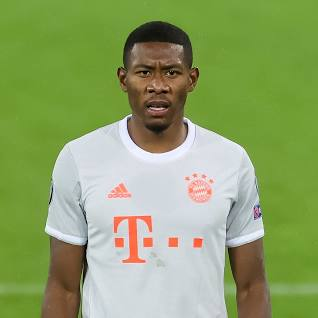
#> input picture photos/alaba/alaba1.jpeg, 318 x 318 px, found by its file name; its folder holds only this picture in this run
$ python faces_train.py
#> lines starting #> are read from the running program, lines starting #| are printed output that depends on the picture
import os
import numpy as np
import cv2 as cv


p = []
DIR = r'/home/bashardinho/Desktop/face_detection_project/photos'
for i in os.listdir(r'./photos'):
    p.append(i)
#> pass 2 of the loop `for i in os.listdir(r'./photos'):`:
    # print(i)
harr = cv.CascadeClassifier('harr.xml')
features = []
lables = []


def create_train():
    for person in p:
        path = os.path.join(DIR, person)
        labele = p.index(person)

        for img in os.listdir(path):
            img_path = os.path.join(path, img)

            img_array = cv .imread(img_path)
#> img_array is the input picture: shape (318, 318, 3); mean B, G, R 104, 162.3, 141.7
            gray = cv .cvtColor(img_array, cv.COLOR_BGR2GRAY)
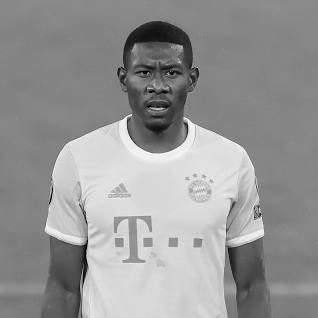
#> gray: shape (318, 318); min 0, max 254, mean 149.6
            face_reac = harr.detectMultiScale(
                gray, scaleFactor=1.1, minNeighbors=4)
#> face_reac = [[114, 39, 85, 85]]
            for (x, y, w, h) in face_reac:
                face_roi = gray[y:y+h, x:x+w]
                features.append(face_roi)
                lables.append(labele)
#> this loop made 1 pass
#> pass 1, in create_train, `face_roi = gray[y:y+h, x:x+w]`:
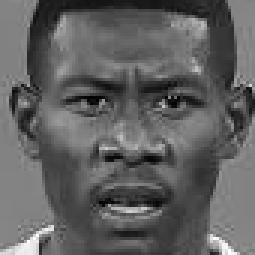
#> face_roi: shape (85, 85) (shown 3 times larger); min 2, max 254, mean 96.2
#> after the loop, features = 1 item; lables = [0]
#> pass 2 of the loop in create_train, `for person in p:`:
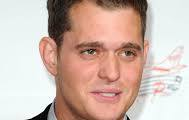
#> input picture photos/buble/download (1).jpeg, 189 x 120 px, found by its file name
#> in create_train, img_array is the input picture: shape (120, 189, 3); mean B, G, R 173.3, 183.6, 207.2
#> in create_train, `gray = cv .cvtColor(img_array, cv.COLOR_BGR2GRAY)`:
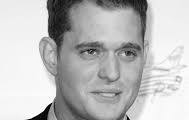
#> gray: shape (120, 189); min 0, max 255, mean 189.5
#> face_reac = [[62, 16, 94, 94]]
#> the loop in create_train, `for (x, y, w, h) in face_reac:` made 1 pass
#> pass 1, in create_train, `face_roi = gray[y:y+h, x:x+w]`:
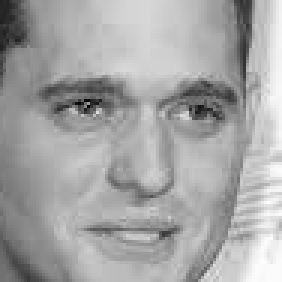
#> face_roi: shape (94, 94) (shown 3 times larger); min 3, max 254, mean 165.4
#> after the loop in create_train, `for (x, y, w, h) in face_reac:`: features = 2 items; lables = [0, 1]


create_train()
print("########### Training done ########### ")

#  convert to numpy
fee = np.array(features, dtype='object')
laa = np.array(lables)
#> laa = [0, 1]

# testing the cv is working
# print(f'Length of the features = {len(features)}')
# print(f'Length of the lables = {len(lables)}')

face_recognizer = cv.face.LBPHFaceRecognizer_create()

# train the recognizer on labels and featuer

face_recognizer.train(fee, laa)
face_recognizer.save('face_trained.yml')
np.save('features.npy', fee)
np.save('lables.npy', laa)
